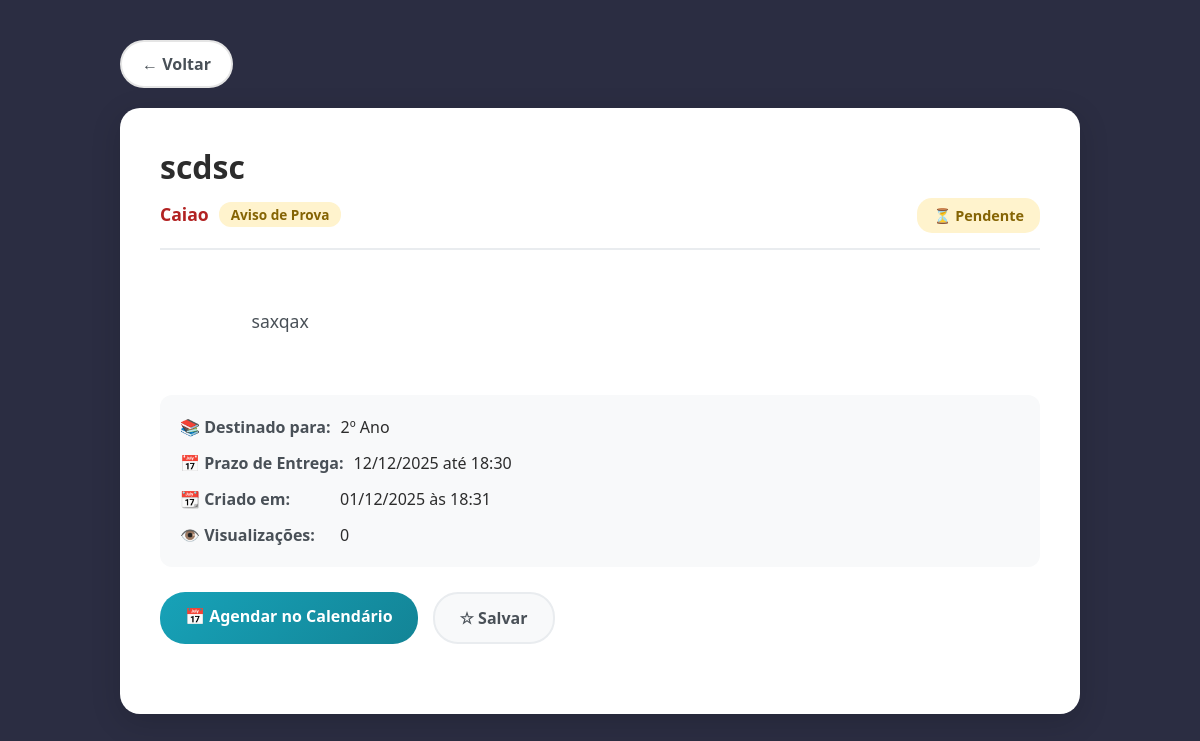
Before: /atividades/3/ (signed in) with the older database file.
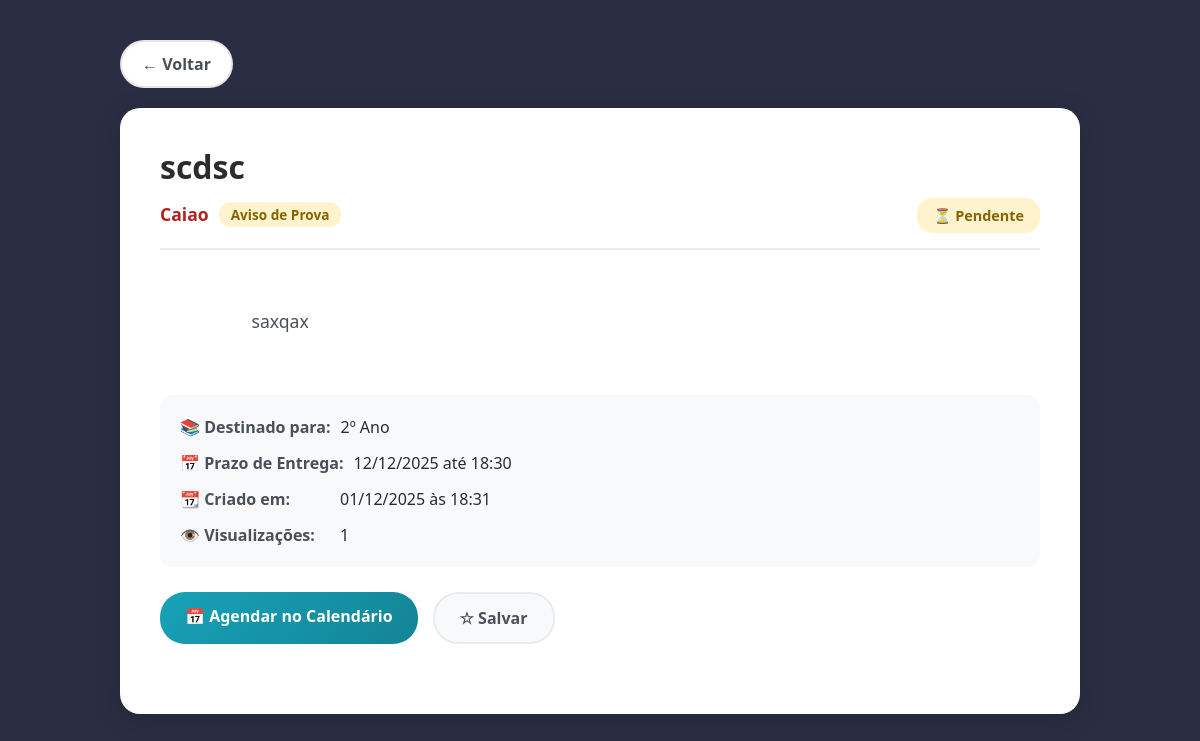
After: the same page with the newer database file.
### atividades/models.py (models this page shows, shortened)
class Atividade(models.Model):
    TIPO_CHOICES = [
        ('ATIVIDADE', 'Atividade'),
        ('AVISO_PROVA', 'Aviso de Prova'),
        ('AVISO_SIMPLES', 'Aviso Simples'),
    ]
    ANO_CHOICES = [
        ('1', '1º Ano'),
        ('2', '2º Ano'),
        ('3', '3º Ano'),
        ('TODOS', 'Todos'),
    ]
    professor = models.ForeignKey(
        User,
        on_delete=models.CASCADE,
        related_name='atividades_criadas',
        verbose_name='Professor'
    )
    titulo = models.CharField(max_length=50, verbose_name='Título')
    descricao = models.TextField(blank=True, verbose_name='Descrição/Orientações')
    tipo = models.CharField(max_length=20, choices=TIPO_CHOICES, verbose_name='Tipo de Atividade')
    ano_1 = models.BooleanField(default=False, verbose_name='1º Ano')
    ano_2 = models.BooleanField(default=False, verbose_name='2º Ano')
    ano_3 = models.BooleanField(default=False, verbose_name='3º Ano')
    todos = models.BooleanField(default=False, verbose_name='Todos os Anos')
    prazo_entrega = models.DateTimeField(null=True, blank=True, verbose_name='Prazo de Entrega')
    permite_envio = models.BooleanField(default=True, verbose_name='Permite Envio pelo Aluno')
    anexo = models.FileField(
        upload_to='atividades_anexos/',
        null=True,
        blank=True,
        validators=[validate_file_size_atividade, validate_file_extension_atividade],
        verbose_name='Anexo'
    )
    criado_em = models.DateTimeField(default=timezone.now, verbose_name='Criado em')
    visualizacoes = models.PositiveIntegerField(default=0, verbose_name='Visualizações')
    foi_visualizado = models.BooleanField(default=False, verbose_name='Foi Visualizado por Algum Aluno')
    class Meta:
        verbose_name = 'Atividade'
        verbose_name_plural = 'Atividades'
        ordering = ['-criado_em']
    def get_anos_destino(self):
        if self.todos:
            return ['1º Ano', '2º Ano', '3º Ano']
        anos = []
        if self.ano_1:
            anos.append('1º Ano')
        if self.ano_2:
            anos.append('2º Ano')
        if self.ano_3:
            anos.append('3º Ano')
        return anos
    def get_anos_destino_display(self):
        if self.todos:
            return 'Todos os Anos'
        return ', '.join(self.get_anos_destino())
    def esta_encerrada(self):
        if not self.prazo_entrega:
            return False
        return timezone.now() > self.prazo_entrega

### accounts/models.py (models this page shows, shortened)
class User(AbstractUser):
    USER_TYPE_CHOICES = (
        ('admin', 'Administrador'),
        ('professor', 'Professor'),
        ('aluno', 'Aluno'),  # Atualizado de 'estudante' para 'aluno'
    )
    user_type = models.CharField(
        max_length=20,
        choices=USER_TYPE_CHOICES,
        default='aluno',  # Atualizado
        verbose_name='Tipo de Usuário'
    )
    matricula = models.CharField(max_length=20, blank=True, null=True, verbose_name='Matrícula')
    telefone = models.CharField(max_length=15, blank=True, null=True, verbose_name='Telefone')
    first_login = models.BooleanField(default=True, verbose_name='Primeiro Login')
    class Meta:
        verbose_name = 'Usuário'
        verbose_name_plural = 'Usuários'

### atividades/views.py (the view, shortened to what this page needs)
# urls.py: path('<int:pk>/', views.detalhe_atividade, name='detalhe'),
@login_required
def detalhe_atividade(request, pk):
    try:
        atividade = get_object_or_404(Atividade, pk=pk)
    except Atividade.DoesNotExist:
        messages.error(request, '❌ Atividade não encontrada. Pode ter sido excluída.')
        return redirect('atividades:lista')
    tem_acesso = False
    if atividade.professor == request.user:
        tem_acesso = True
    if request.user.user_type == 'aluno':
        tem_acesso = True
    if not tem_acesso:
        messages.error(request, 'Você não tem acesso a esta atividade.')
        return redirect('atividades:lista')
    envio = AtividadeEnvio.objects.filter(
        atividade=atividade,
        aluno=request.user
    ).first()
    salvou = AtividadeSalva.objects.filter(
        atividade=atividade,
        aluno=request.user
    ).exists()
    context = {
        'atividade': atividade,
        'envio': envio,
        'salvou': salvou,
    }
    return render(request, 'atividades/detalhe_aluno.html', context)

### atividades/templates/atividades/detalhe_aluno.html (shortened to what this page needs)
<!DOCTYPE html>
<html lang="pt-br">
<head>
    {% load static %}
    <link href="https://cdn.jsdelivr.net/npm/bootstrap@5.3.0/dist/css/bootstrap.min.css" rel="stylesheet">
</head>
<body>
    <div class="container">
        <a href="{% url 'atividades:lista' %}" class="btn-back">← Voltar</a>
        <div class="atividade-detail-card">
            <div class="atividade-header">
                <h1 class="atividade-title">{{ atividade.titulo }}</h1>
                <div class="atividade-meta">
                    <div class="professor-info">
                        <span class="professor-name">{{ atividade.professor.username }}</span>
                        <span class="badge {% if atividade.tipo == 'ATIVIDADE' %}badge-atividade{% elif atividade.tipo == 'AVISO_PROVA' %}badge-prova{% else %}badge-aviso{% endif %}">
                            {{ atividade.get_tipo_display }}
                        </span>
                    </div>
                    <div>
                        {% if envio %}
                            <span class="status-badge status-enviada">✅ Enviada</span>
                        {% else %}
                            <span class="status-badge status-pendente">⏳ Pendente</span>
                        {% endif %}
                    </div>
                </div>
            </div>
            {% if atividade.descricao %}
                <div class="atividade-description">
                    {{ atividade.descricao }}
                </div>
            {% endif %}
            <div class="info-section">
                <div class="info-item">
                    <span class="info-label">📚 Destinado para:</span>
                    <span class="info-value">{{ atividade.get_anos_destino_display }}</span>
                </div>
                {% if atividade.prazo_entrega %}
                    <div class="info-item">
                        <span class="info-label">📅 Prazo de Entrega:</span>
                        <span class="info-value">{{ atividade.prazo_entrega|date:"d/m/Y" }} até {{ atividade.prazo_entrega|date:"H:i" }}</span>
                    </div>
                {% endif %}
                <div class="info-item">
                    <span class="info-label">📆 Criado em:</span>
                    <span class="info-value">{{ atividade.criado_em|date:"d/m/Y" }} às {{ atividade.criado_em|date:"H:i" }}</span>
                </div>
                <div class="info-item">
                    <span class="info-label">👁️ Visualizações:</span>
                    <span class="info-value">{{ atividade.visualizacoes }}</span>
                </div>
            </div>
            <div class="action-buttons">
                {% if atividade.prazo_entrega %}
                    <a href="{% url 'atividades:gerar_ics' atividade.pk %}" class="btn-action btn-agendar">
                        📅 Agendar no Calendário
                    </a>
                {% endif %}
                <button class="btn-action btn-salvar {% if salvou %}salva{% endif %}"
                        id="btnSalvar" onclick="toggleSalvar()">
                    {% if salvou %}★ Salva{% else %}☆ Salvar{% endif %}
                </button>
            </div>
        </div>
    </div>
</body>
</html>

Changed rows visible on the page:
changed Atividade "scdsc": visualizacoes "0" → "1"
